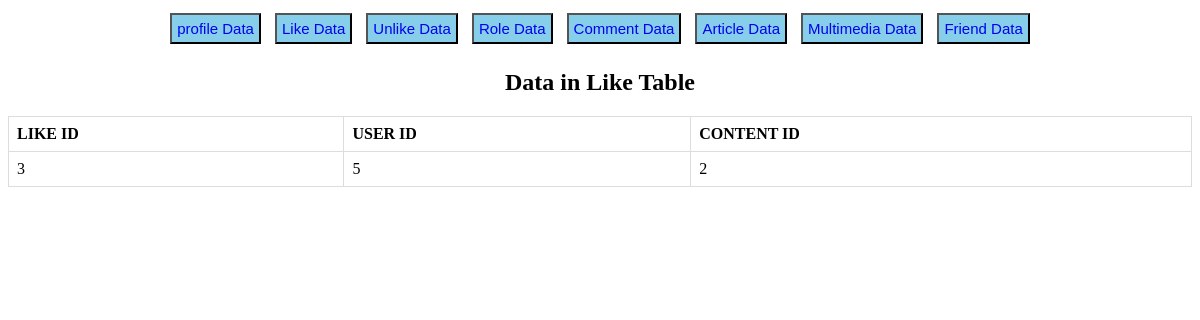
The page /liketable.php on the database its author committed.
### tables this page shows
CREATE TABLE `likes` (
  `lid` int(11) NOT NULL,
  `contentid` int(11) DEFAULT NULL,
  `userid` int(11) DEFAULT NULL
);

### liketable.php (the view, shortened to what this page needs)
<?php
$servername = "localhost";
$username = "root";
$password = "";
$dbname = "bityeartwo2024!";
$conn = new mysqli($servername, $username, $password, $dbname);
$sql = "SELECT * FROM likes";
$result = $conn->query($sql);
?>
<!DOCTYPE html>
<html lang="en">
<head>
</head>
<body>
<center><div>
<button><a href="profiletable.php">profile Data</a></button>
<button><a href="liketable.php">Like Data</a></button>
<button><a href="unliketable.php">Unlike Data</a></button>
<button><a href="roletable.php">Role Data</a></button>
<button><a href="commenttable.php">Comment Data</a></button>
<button><a href="articletable.php">Article Data</a></button>
<button><a href="multimediatable.php">Multimedia Data</a></button>
<button><a href="friendtable.php">Friend Data</a></button>
</div></center>
<center><h2>Data in Like Table</h2></center>
<table>
    <tr>
    <th>LIKE ID</th>
        <th>USER ID</th>
        <th>CONTENT ID</th>
    </tr>
    <?php
    if ($result->num_rows > 0) {
        while($row = $result->fetch_assoc()) {
            echo "<tr>";
            echo "<td>".$row["lid"]."</td>";
            echo "<td>".$row["userid"]."</td>";
             echo "<td>".$row["contentid"]."</td>";
            echo "</tr>";
        }
    } else {
        echo "0 results";
    }
    ?>
</table>
</body>
</html>

### liketable.php (style rules this page uses)
table { border-collapse: collapse; width: 100%; }
th, td { border: 1px solid #dddddd; text-align: left; padding: 8px; }
button { background-color: skyblue; color: white; font-size: 15px; padding: 5px; margin: 5px; }
button a { text-decoration: none; }

### rows shown on the page
likes: lid "3", userid "5", contentid "2"
